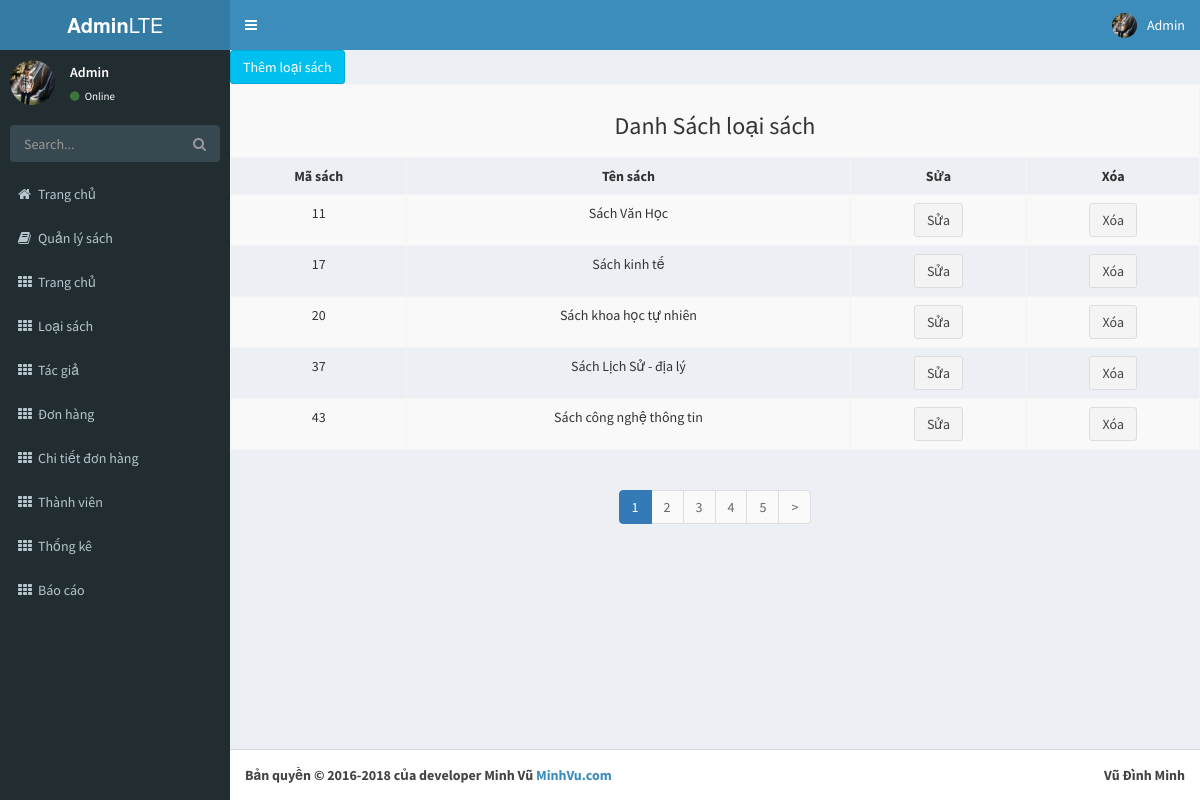
The app's page /admin/admin.php?sk=loaisach (signed in) with its own data.
### tables this page shows
CREATE TABLE `loaisach` (
  `id_loai` int(11) NOT NULL,
  `TenLoai` varchar(200) NOT NULL
);

### admin/controller/c_loai_sach.php (called while the page is built, shortened)
<?php
    class C_loai_sach{
        function Hien(){
            if(!isset($_GET['page'])){
                $page = 1;
            }
             else {
                 $page = $_GET['page'];
            }
            $hien_loai_sach = new M_database();
            $row1=$hien_loai_sach->GetAllpt('loaisach', 5, $page);
            include_once 'view/v_loai_sach.php';
        }
    }
    $loai_sach = new C_loai_sach();
    $method = isset($_GET['method'])?$_GET['method']:'Hien';
    $loai_sach->$method();

### admin/admin.php (called while the page is built)
<?php
    include_once 'controller/c_admin.php';
?>

### admin/view/v_loai_sach.php (the view, shortened to what this page needs)
<input type="button" data-page1="<?php echo $page ?>" class="sua_loai btn btn-info" data-id_sua  data-toggle="modal" data-target="#myModal1" value="Thêm loại sách">
<div class="row">
<div  class="col-lg-12 col-md-12 col-sm-12 col-xs-12">
    <div class="table_loai_hang">
        <table style="text-align: center" id="loaisach1"  class="table table-hover table-bordered table-striped" >
        <tr><td colspan="6"><h3>Danh Sách loại sách</h3></td></tr>
        <tr >
            <th style="text-align: center">Mã sách</th>
            <th style="text-align: center">Tên sách</th>
            <th style="text-align: center">Sửa </th>
            <th style="text-align: center">Xóa</th>
        </tr>
        <?php
        foreach ($row1 as $values){
        ?>
        <tr>
            <td><?php echo $values['id_loai'] ?></td>
            <td><?php  echo $values['TenLoai'] ?></td>
            <td>
                <input type="button" class="sua_loai btn btn-default" data-page1="<?php echo $page ?>" data-id_sua='<?php echo $values['id_loai'] ?>'  data-toggle="modal" data-target="#myModal1" value="Sửa">
            </td>
            <td>
                <input type="button" class="xoa_loai btn btn-default" data-id_xoa="<?php echo $values['id_loai'] ?>" value="Xóa">
        </tr>
        <?php
           }
        ?>
    </table>
    </div>
</div >
</div>

### records on screen
loaisach: id_loai "11", TenLoai "Sách Văn Học"
loaisach: id_loai "17", TenLoai "Sách kinh tế"
loaisach: id_loai "20", TenLoai "Sách khoa học tự nhiên"
loaisach: id_loai "37", TenLoai "Sách Lịch Sử - địa lý"
loaisach: id_loai "43", TenLoai "Sách công nghệ thông tin"

### other values on screen
$_SESSION['admin'] "Admin"
